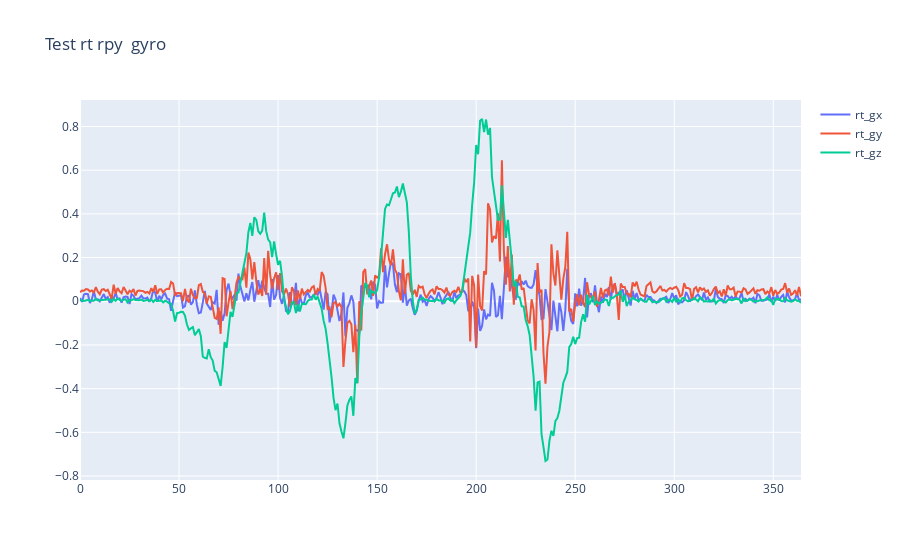
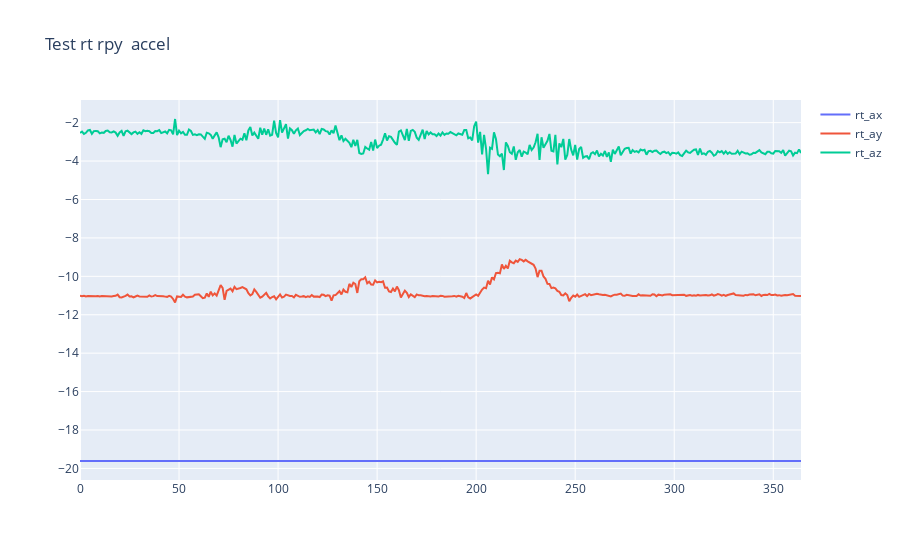
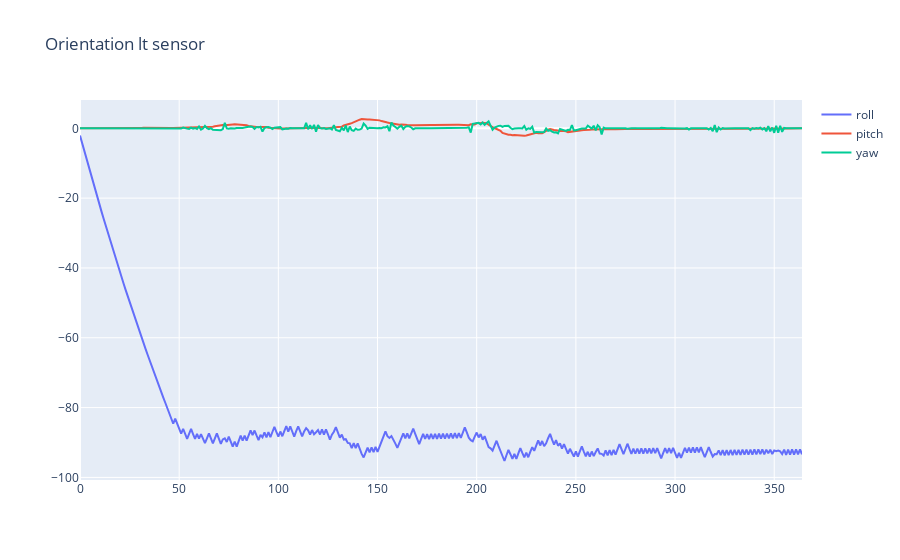
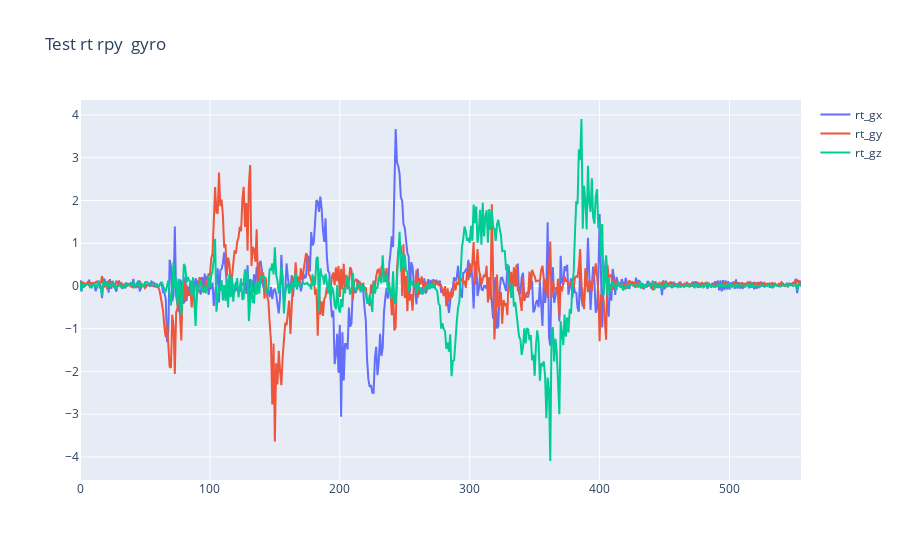

These figures' notebook cell, in order:
### Code cell
name = 'test'
сalibration_set= read_csv_file(f'calibration/30_calibration.csv')

сalibration_file = read_csv_file(f"D:/Thesis/test/30_rt_rpy.csv")
filenames = next(walk(f'D:/Thesis/{name}/'), (None, None, []))[2]  # [] if no file
filenames[0]
for i in range(len(filenames)):
    filename = f"D:/Thesis/{name}/{filenames[i]}"
    print(filename)
    IMU_set = read_csv_file(filename)
    orientation_bt, orientation_bb, orientation_lt, orientation_lb, orientation_rt, orientation_rb = all_calibrate(IMU_set)
    ready_dataset = pd.concat([orientation_bt, orientation_bb, orientation_lt, orientation_lb, orientation_rt, orientation_rb],axis = 1)    
    #     print(ready_dataset)
    ready_dataset.to_csv(f"D:\Thesis\dataset\lifting_orientation_{i}_0.csv", sep=",")

### Figure 1 — Plotly figure (JSON) as saved in the notebook; plotly's stock layout.template omitted (floating-point values rounded to 4 significant figures; data arrays with more than 128 entries replaced by an {"elided": "..."} marker saying what was removed)
{"data": [{"name": "rt_gx", "type": "scatter", "x": {"elided": "365 int values"}, "y": {"elided": "365 float values"}}, {"name": "rt_gy", "type": "scatter", "x": {"elided": "365 int values"}, "y": {"elided": "365 float values"}}, {"name": "rt_gz", "type": "scatter", "x": {"elided": "365 int values"}, "y": {"elided": "365 float values"}}], "layout": {"title": {"text": "Test rt rpy  gyro"}}}

### Figure 2 — Plotly figure (JSON) as saved in the notebook; plotly's stock layout.template omitted (floating-point values rounded to 4 significant figures; data arrays with more than 128 entries replaced by an {"elided": "..."} marker saying what was removed)
{"data": [{"name": "rt_ax", "type": "scatter", "x": {"elided": "365 int values"}, "y": {"elided": "365 float values"}}, {"name": "rt_ay", "type": "scatter", "x": {"elided": "365 int values"}, "y": {"elided": "365 float values"}}, {"name": "rt_az", "type": "scatter", "x": {"elided": "365 int values"}, "y": {"elided": "365 float values"}}], "layout": {"title": {"text": "Test rt rpy  accel"}}}

### Figure 3 — Plotly figure (JSON) as saved in the notebook; plotly's stock layout.template omitted (floating-point values rounded to 4 significant figures; data arrays with more than 128 entries replaced by an {"elided": "..."} marker saying what was removed)
{"data": [{"name": "roll", "type": "scatter", "x": {"elided": "365 int values"}, "y": {"elided": "365 float values"}}, {"name": "pitch", "type": "scatter", "x": {"elided": "365 int values"}, "y": {"elided": "365 float values"}}, {"name": "yaw", "type": "scatter", "x": {"elided": "365 int values"}, "y": {"elided": "365 float values"}}], "layout": {"title": {"text": "Orientation lt sensor"}}}

### Figure 4 — Plotly figure (JSON) as saved in the notebook; plotly's stock layout.template omitted (floating-point values rounded to 4 significant figures; data arrays with more than 128 entries replaced by an {"elided": "..."} marker saying what was removed)
{"data": [{"name": "rt_gx", "type": "scatter", "x": {"elided": "556 int values"}, "y": {"elided": "556 float values"}}, {"name": "rt_gy", "type": "scatter", "x": {"elided": "556 int values"}, "y": {"elided": "556 float values"}}, {"name": "rt_gz", "type": "scatter", "x": {"elided": "556 int values"}, "y": {"elided": "556 float values"}}], "layout": {"title": {"text": "Test rt rpy  gyro"}}}
